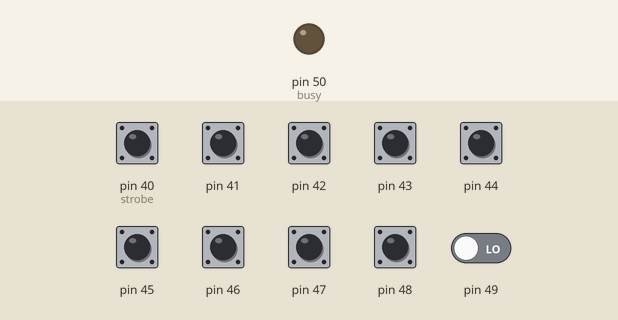
The sketch below on a simulated Arduino Mega 2560, built with avr-gcc and run on an emulated ATmega2560. On the bench: output pins drawn as LEDs (lit = HIGH). The inputs (shaded band) are chosen by the test bench; at power-on: pin 40 (strobe), pin 41–48 HIGH, pin 49 LOW. What the sketch prints to the serial monitor is not drawn.

Above: at 1.2 s.
1.3 s: pin 40 (strobe) pulled LOW for 0.15 s
At 1.37 s:
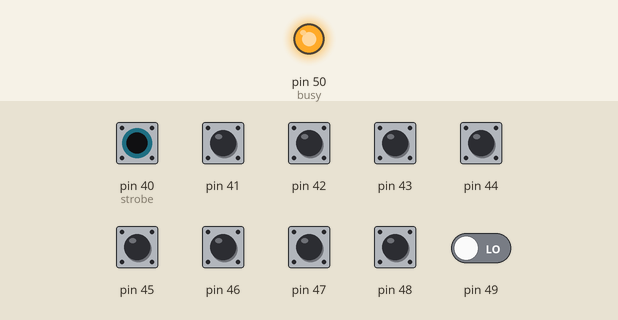
Timing chart, 0 to 4.3 s (numbered marks = the images above; inputs shaded):
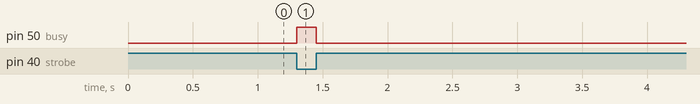

The sketch:

printer_dump.ino
```cpp
void setup() {
  // put your setup code here, to run once:
  pinMode(40, INPUT_PULLUP); // strobe
  pinMode(41, INPUT_PULLUP); // 0
  pinMode(42, INPUT_PULLUP); // 1
  pinMode(43, INPUT_PULLUP); // 2
  pinMode(44, INPUT_PULLUP); // 3
  pinMode(45, INPUT_PULLUP); // 4
  pinMode(46, INPUT_PULLUP); // 5
  pinMode(47, INPUT_PULLUP); // 6
  pinMode(48, INPUT_PULLUP); // 7
  digitalWrite(50, LOW);
  pinMode(50, OUTPUT); // busy
  digitalWrite(52, LOW);
  pinMode(52, OUTPUT); // gnd
  Serial.begin(1000000);
}

void loop() {
  // put your main code here, to run repeatedly:
  noInterrupts();
  while (PING & 1 << 1); // wait for strobe
  PORTB |= 1 << 3; // busy high
  //delayMicroseconds(10);
  uint8_t PL = PINL;
  uint8_t PG = PING;
  uint8_t byte = !!(PG & 1 << 0) << 0 |
                 !!(PL & 1 << 7) << 1 |
                 !!(PL & 1 << 6) << 2 |
                 !!(PL & 1 << 5) << 3 |
                 !!(PL & 1 << 4) << 4 |
                 !!(PL & 1 << 3) << 5 |
                 !!(PL & 1 << 2) << 6 |
                 !!(PL & 1 << 1) << 7;
  while (!(PING & 1 << 1));
  interrupts();
  Serial.write(byte);
  //Serial.flush();
  noInterrupts();
  PORTB &= ~(1 << 3); // busy low
}
```

Measured:
- after the input at 1.3 s, pin 50 (busy): LOW → HIGH at once, → LOW 0.15 s later
